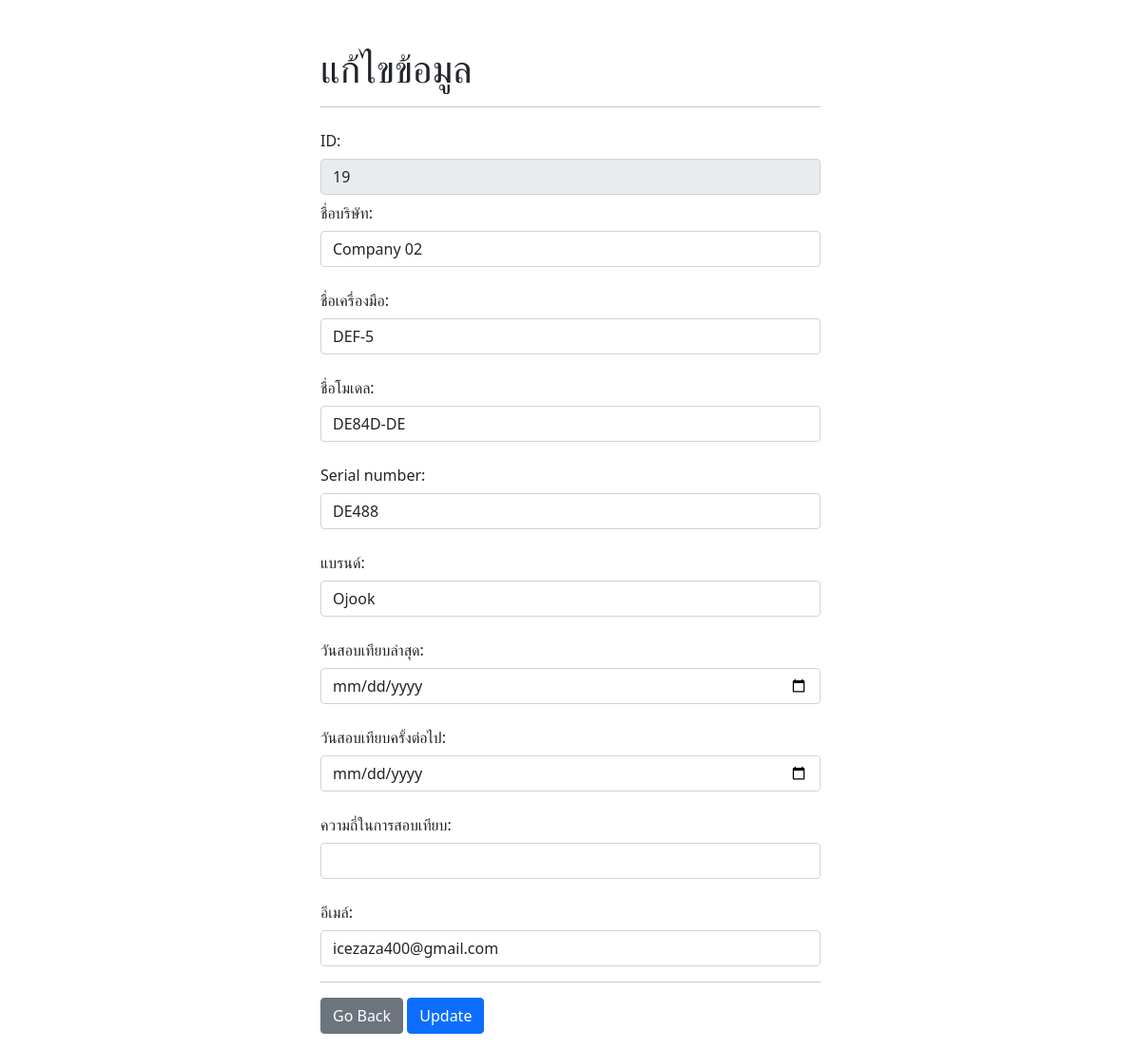
Page /edit.php?id=19 on the committed database.
### tables this page shows
CREATE TABLE `bbcal1` (
  `id` int(10) NOT NULL,
  `customername` varchar(50) NOT NULL,
  `testmachine` varchar(50) NOT NULL,
  `model` varchar(50) NOT NULL,
  `serialnum` varchar(20) NOT NULL,
  `brand` varchar(50) NOT NULL,
  `calidate` date NOT NULL,
  `nextcal` date NOT NULL,
  `email` varchar(50) NOT NULL,
  `status` varchar(20) NOT NULL,
  `datealert` date NOT NULL
);

### edit.php (the view, shortened to what this page needs)
<?php
    require_once "config/db.php";
?>
<!DOCTYPE html>
<html lang="en">
<head>
    <link href="https://cdn.jsdelivr.net/npm/bootstrap@5.1.3/dist/css/bootstrap.min.css" rel="stylesheet">
</head>
<body>
    <div class="container mt-5">
        <h1>แก้ไขข้อมูล</h1>
        <hr>
        <form action="update.php" method="post" enctype="multipart/form-data">
            <?php
                if (isset($_GET['id'])) {
                        $id = $_GET['id'];
                        $stmt = $conn->query("SELECT * FROM bbcal1 WHERE id = $id");
                        $stmt->execute();
                        $data = $stmt->fetch();
                }
            ?>
                <div class="mb-3">
                    <label for="id" class="col-form-label">ID:</label>
                    <input type="text" readonly value="<?php echo $data['id']; ?>" required class="form-control" name="id" >
                    <label for="customername" class="col-form-label">ชื่อบริษัท:</label>
                    <input type="text" value="<?php echo $data['customername']; ?>" required class="form-control" name="customername" >
                </div>
                <div class="mb-3">
                    <label for="customername" class="col-form-label">ชื่อเครื่องมือ:</label>
                    <input type="text" value="<?php echo $data['testmachine']; ?>" required class="form-control" name="testmachine">
                </div>
                <div class="mb-3">
                    <label for="customername" class="col-form-label">ชื่อโมเดล:</label>
                    <input type="text" value="<?php echo $data['model']; ?>" required class="form-control" name="model">
                </div>
                <div class="mb-3">
                    <label for="customername" class="col-form-label">Serial number:</label>
                    <input type="text" value="<?php echo $data['serialnum']; ?>" required class="form-control" name="serialnum">
                </div>
                <div class="mb-3">
                    <label for="customername" class="col-form-label">แบรนด์:</label>
                    <input type="text" value="<?php echo $data['brand']; ?>" required class="form-control" name="brand">
                </div>
                <div class="mb-3">
                    <label for="customername" class="col-form-label">วันสอบเทียบล่าสุด:</label>
                    <input type="date" value="<?php echo date('d-m-Y', strtotime( $data['calidate'])); ?>" required class="form-control" name="calidate">
                </div>
                <div class="mb-3">
                    <label for="customername" class="col-form-label">วันสอบเทียบครั้งต่อไป:</label>
                    <input type="date" value="<?php echo date('d-m-Y', strtotime( $data['nextcal'])); ?>" required class="form-control" name="nextcal">
                </div>
                <div class="mb-3">
                    <label for="customername" class="col-form-label">ความถี่ในการสอบเทียบ:</label>
                    <input type="text" value="<?php echo $data['califreq']; ?>" required class="form-control" name="califreq">
                </div>
                <div class="mb-3">
                    <label for="customername" class="col-form-label">อีเมล์:</label>
                    <input type="text" value="<?php echo $data['email']; ?>" required class="form-control" name="email">
                </div>
                <hr>
                <a href="index.php" class="btn btn-secondary">Go Back</a>
                <button type="submit" name="update" class="btn btn-primary">Update</button>
            </form>
    </div>
</body>
</html>

### edit.php (style rules this page uses)
.container { max-width: 550px; }

### rows in the picture
bbcal1: id "19", customername "Company 02", testmachine "DEF-5", model "DE84D-DE", serialnum "DE488", brand "Ojook", email "icezaza400@gmail.com"
